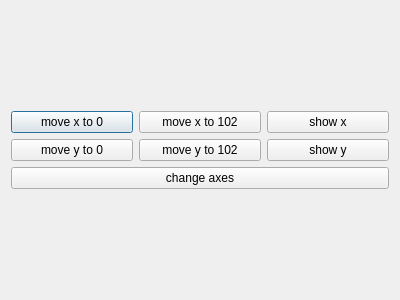
<?xml version="1.0" encoding="UTF-8"?>
<ui version="4.0">
 <class>FindAxes</class>
 <widget class="QDialog" name="FindAxes">
  <property name="geometry">
   <rect>
    <x>0</x>
    <y>0</y>
    <width>400</width>
    <height>300</height>
   </rect>
  </property>
  <property name="windowTitle">
   <string>Dialog</string>
  </property>
  <layout class="QVBoxLayout" name="verticalLayout">
   <item>
    <spacer name="verticalSpacer">
     <property name="orientation">
      <enum>Qt::Vertical</enum>
     </property>
     <property name="sizeHint" stdset="0">
      <size>
       <width>20</width>
       <height>40</height>
      </size>
     </property>
    </spacer>
   </item>
   <item>
    <layout class="QHBoxLayout" name="horizontalLayout_2">
     <item>
      <widget class="QPushButton" name="moveXTo0">
       <property name="text">
        <string>move x to 0</string>
       </property>
      </widget>
     </item>
     <item>
      <widget class="QPushButton" name="moveXToN">
       <property name="text">
        <string>move x to 102</string>
       </property>
      </widget>
     </item>
     <item>
      <widget class="QPushButton" name="showX">
       <property name="text">
        <string>show x</string>
       </property>
      </widget>
     </item>
    </layout>
   </item>
   <item>
    <layout class="QHBoxLayout" name="horizontalLayout">
     <item>
      <widget class="QPushButton" name="moveYTo0">
       <property name="text">
        <string>move y to 0</string>
       </property>
      </widget>
     </item>
     <item>
      <widget class="QPushButton" name="moveYToN">
       <property name="text">
        <string>move y to 102</string>
       </property>
      </widget>
     </item>
     <item>
      <widget class="QPushButton" name="showY">
       <property name="text">
        <string>show y</string>
       </property>
      </widget>
     </item>
    </layout>
   </item>
   <item>
    <widget class="QPushButton" name="changeAxes">
     <property name="text">
      <string>change axes</string>
     </property>
    </widget>
   </item>
   <item>
    <spacer name="verticalSpacer_2">
     <property name="orientation">
      <enum>Qt::Vertical</enum>
     </property>
     <property name="sizeHint" stdset="0">
      <size>
       <width>20</width>
       <height>40</height>
      </size>
     </property>
    </spacer>
   </item>
  </layout>
 </widget>
 <resources/>
 <connections/>
</ui>
